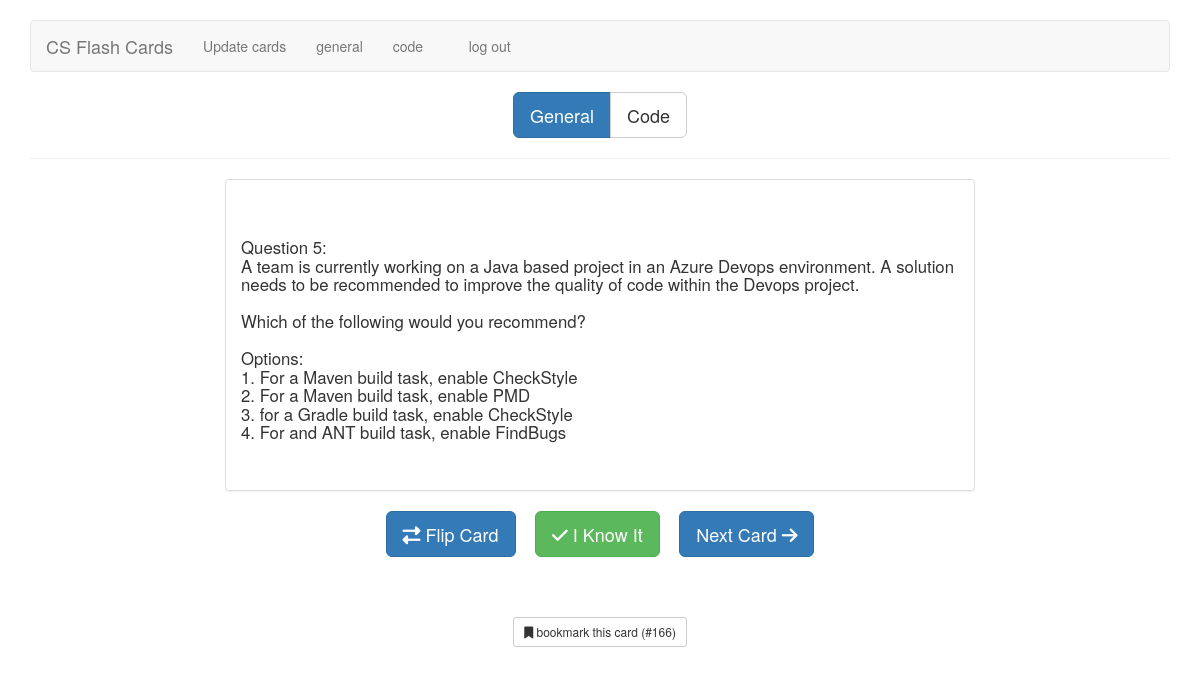
Page /general/166 (signed in) on the committed database.
### tables this page shows
CREATE TABLE cards ( 
id integer primary key autoincrement, 
type tinyint not null, /* 1 for vocab, 2 for code */ 
front text not null, 
back text not null, 
known boolean default 0 );

### flash_cards.py (the view)
@app.route('/general')
@app.route('/general/<card_id>')
def general(card_id=None):
    if not session.get('logged_in'):
        return redirect(url_for('login'))
    return memorize("general", card_id)

### flash_cards.py (called while the page is built)
def connect_db():
    rv = sqlite3.connect(app.config['DATABASE'])
    rv.row_factory = sqlite3.Row
    return rv

def get_db():
    if not hasattr(g, 'sqlite_db'):
        g.sqlite_db = connect_db()
    return g.sqlite_db

def memorize(card_type, card_id):
    if card_type == "general":
        type = 1
    elif card_type == "code":
        type = 2
    else:
        return redirect(url_for('cards'))
    if card_id:
        card = get_card_by_id(card_id)
    else:
        card = get_card(type)
    if not card:
        flash("You've learned all the " + card_type + " cards.")
        return redirect(url_for('cards'))
    short_answer = (len(card['back']) < 9999)
    textCardBack = ""
    if short_answer == True:
        textCardBack = card['back']
    else:
        textCardBack = card['back']
    return render_template('memorize.html',
                           card=card,
                           card_type=card_type,
                           short_answer=short_answer, textCardBack=textCardBack)

def get_card_by_id(card_id):
    db = get_db()
    query = '''
      SELECT
        id, type, front, back, known
      FROM cards
      WHERE
        id = ?
      LIMIT 1
    '''
    cur = db.execute(query, [card_id])
    return cur.fetchone()

### templates/memorize.html (shortened to what this page needs)
{% extends "layout.html" %}
{% block body %}
<div class="row">
    <div class="col-xs-12 text-center">
        <div class="btn-group btn-group-lg" role="group" aria-label="card type">
            <a href="{{ url_for('general') }}"
                class="btn btn-{{ "primary" if card_type == "general" else "default" }}">General</a>
            <a href="{{ url_for('code') }}"
                class="btn btn-{{ "primary" if card_type == "code" else "default" }}">Code</a>
        </div>
    </div>
</div>
<hr />
<div class="row memorizePanel">
    <div class="col-xs-8 col-xs-offset-2">
        <div class="panel panel-default cardFront">
            <div class="panel-body">
                <div class="alignContainer">
                    <div class="alignMiddle frontText">
                        <h3 class="text-center" style="font-size: larger; text-align: left;">
                            {{ card.front |replace("\n", "<br />")|safe}}</h3>
                    </div>
                </div>
            </div>
        </div>
    </div>
</div>
<div class="row">
    <div class="col-xs-12 text-center">
        <a href="javascript:" class="btn btn-primary btn-lg flipCard">
            <i class="fa fa-exchange"></i>
            Flip Card
        </a>
        <a href="{{ url_for('mark_known', card_id=card.id, card_type=card_type) }}" class="btn btn-success btn-lg">
            <i class="fa fa-check"></i>
            I Know It
        </a>
        <a href="{{ url_for(card_type) }}" class="btn btn-primary btn-lg">
            Next Card
            <i class="fa fa-arrow-right"></i>
        </a>
    </div>
</div>
<div class="row">
    <div class="col-xs-12 text-center">
        <br />
        <br />
        <br />
        <a href="{{ url_for(card_type, card_id=card.id) }}" class="btn btn-default btn-sm">
            <i class="fa fa-bookmark"></i>
            bookmark this card (#{{ card.id }})
        </a>
    </div>
</div>
{% endblock %}

### static/style.css (style rules this page uses)
.alignContainer { display: table; width: 100%; }
.alignMiddle { height: 20em; display: table-cell; vertical-align: middle; }

### rows in the picture
cards: front "Question 5: A team is currently working on a Java based project in an Azure Devops environment. A solution needs to be recommended to improve the quality of code within the Devops project. Which of the following would you recommend? Options: 1. For a Maven build task, enable CheckStyle 2. For a Maven build task, enable PMD 3. for a Gradle build task, enable CheckStyle 4. For and ANT build task, enable FindBugs", id "166"
